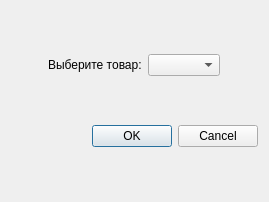
<?xml version="1.0" encoding="UTF-8"?>
<ui version="4.0">
 <class>selectProd</class>
 <widget class="QDialog" name="selectProd">
  <property name="geometry">
   <rect>
    <x>0</x>
    <y>0</y>
    <width>269</width>
    <height>202</height>
   </rect>
  </property>
  <property name="windowTitle">
   <string>Dialog</string>
  </property>
  <layout class="QVBoxLayout" name="verticalLayout_2">
   <item>
    <layout class="QHBoxLayout" name="horizontalLayout_2">
     <item>
      <spacer name="horizontalSpacer">
       <property name="orientation">
        <enum>Qt::Horizontal</enum>
       </property>
       <property name="sizeHint" stdset="0">
        <size>
         <width>40</width>
         <height>20</height>
        </size>
       </property>
      </spacer>
     </item>
     <item>
      <widget class="QLabel" name="label">
       <property name="text">
        <string>Выберите товар:</string>
       </property>
      </widget>
     </item>
     <item>
      <layout class="QVBoxLayout" name="verticalLayout">
       <item>
        <widget class="QComboBox" name="prodCmb"/>
       </item>
      </layout>
     </item>
     <item>
      <spacer name="horizontalSpacer_2">
       <property name="orientation">
        <enum>Qt::Horizontal</enum>
       </property>
       <property name="sizeHint" stdset="0">
        <size>
         <width>40</width>
         <height>20</height>
        </size>
       </property>
      </spacer>
     </item>
    </layout>
   </item>
   <item>
    <widget class="QDialogButtonBox" name="buttonBox">
     <property name="orientation">
      <enum>Qt::Horizontal</enum>
     </property>
     <property name="standardButtons">
      <set>QDialogButtonBox::Cancel|QDialogButtonBox::Ok</set>
     </property>
    </widget>
   </item>
  </layout>
 </widget>
 <resources/>
 <connections>
  <connection>
   <sender>buttonBox</sender>
   <signal>accepted()</signal>
   <receiver>selectProd</receiver>
   <slot>accept()</slot>
   <hints>
    <hint type="sourcelabel">
     <x>248</x>
     <y>254</y>
    </hint>
    <hint type="destinationlabel">
     <x>157</x>
     <y>274</y>
    </hint>
   </hints>
  </connection>
  <connection>
   <sender>buttonBox</sender>
   <signal>rejected()</signal>
   <receiver>selectProd</receiver>
   <slot>reject()</slot>
   <hints>
    <hint type="sourcelabel">
     <x>316</x>
     <y>260</y>
    </hint>
    <hint type="destinationlabel">
     <x>286</x>
     <y>274</y>
    </hint>
   </hints>
  </connection>
 </connections>
</ui>
